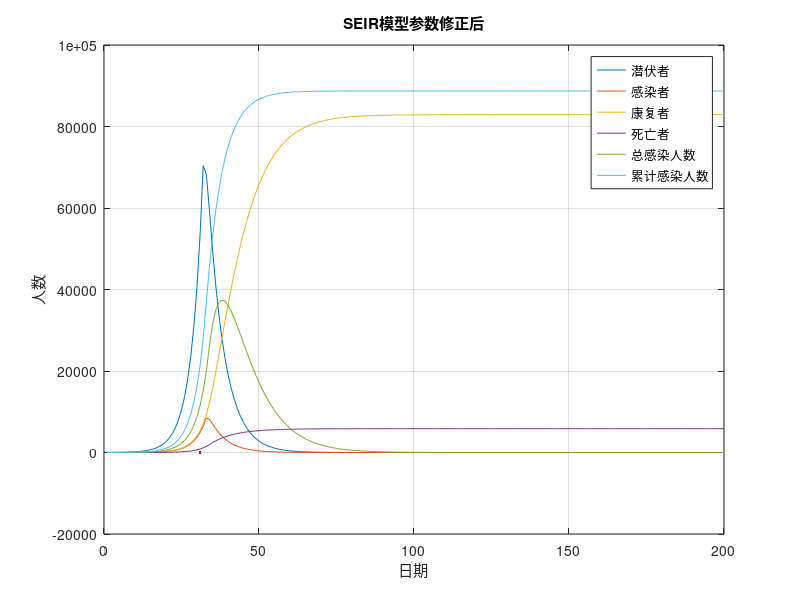

The MATLAB script that drew this image:
%SEIR模型参数调整后
clear;clc;
%参数设置
N=1400000000;%人口数
I = 34;%传染者
R = 0;%康复者
D = 1;%死亡患者数量
E = 0;%潜伏者
S = N-I;%易感染者
Q = 0;%隔离者人数
Iq = I+Q;%现存总患病人数
F = 0;%自我隔离人数
sum_I = 2;%累计感染人数
lambda = 0.6295;
lambda_1 = 0.4306;
delta = 0.125;%潜伏者患病概率
mu = 0.1;%康复概率
mu_1 = 0.05;%转阴率
mu_2 =mu*1.15;%隔离者治愈率
alpha = 0.05;%死亡概率
alpha_1 = alpha*0.05;%隔离者死亡率
phi = 0.7;%自我隔离速率
sita = 0.9;%隔离速率
day=31;%采取控制措施的天数
T = 1:200;
for idx = 1:length(T)-1
    S(idx+1) = S(idx)-lambda*I(idx)*S(idx)/N-lambda_1*E(idx)*S(idx)/N+mu_1*E(idx);%易感人数迭代
    E(idx+1) = E(idx)+lambda*I(idx)*S(idx)/N+lambda_1*E(idx)*S(idx)/N-delta*E(idx)-mu_1*E(idx);%潜伏者人数迭代
    I(idx+1) = I(idx)+delta*E(idx)-(mu+alpha)*I(idx)-sita*I(idx);%患病人数迭代
    R(idx+1) = R(idx)+mu*I(idx)+mu_2*Q(idx);%康复人数迭代
    D(idx+1) = D(idx)+alpha*I(idx)+alpha_1*Q(idx);%死亡患者人数迭代
    Q(idx+1) = Q(idx)+sita*I(idx)-mu_2*Q(idx)-alpha_1*Q(idx);%隔离人数迭代
    Iq(idx+1) = I(idx)+Q(idx);%现存总患病人数迭代
    if idx>=day
        S(idx+1) = S(idx)-phi*S(idx);%采取控制措施后潜伏者人数迭代
    end
    sum_I(idx+1) = sum_I(idx) + delta*E(idx);%累计患病人数迭代(累计患病人数=前一天的患病人数+新增患病)
end
save('output.txt',"sum_I","Iq","D","R",'-ascii');%累计确诊\现存确诊\累计死亡\累计出院

plot(T,E,T,I,T,R,T,D,T,Iq,T,sum_I);
grid on;
hold on;
plot(31,0,'.');
xlabel('日期');
ylabel('人数');
legend('潜伏者','感染者','康复者','死亡者','总感染人数','累计感染人数');
title('SEIR模型参数修正后');
